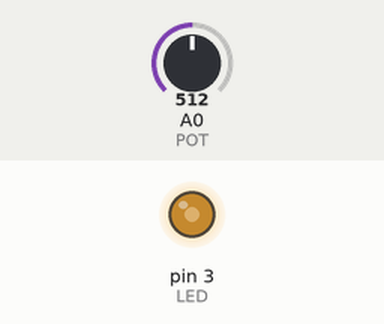
A sketch run on a simulated Arduino Uno, built with avr-gcc and run on an emulated ATmega328P. On the bench: output pins drawn as LEDs (lit = HIGH). The test bench sets the inputs (shaded band); at power-on: A0 (POT) = 512.

Above: at 1.2 s.
1.3 s: A0 (POT) set to 716
At 2.5 s:
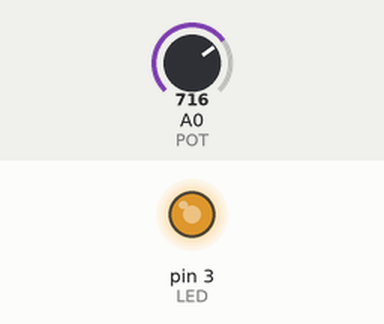
2.8 s: A0 (POT) set to 900
At 3.7 s:
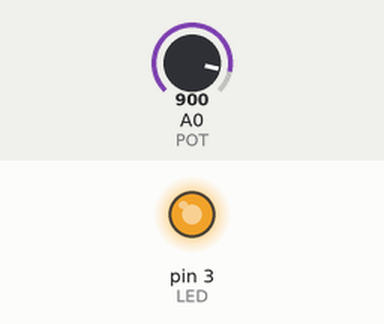
4.3 s: A0 (POT) set to 122
At 4.8 s:
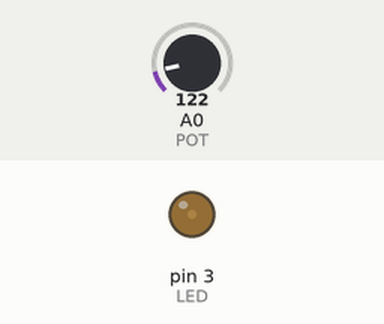
5.8 s: A0 (POT) set to 0
At 7.0 s:
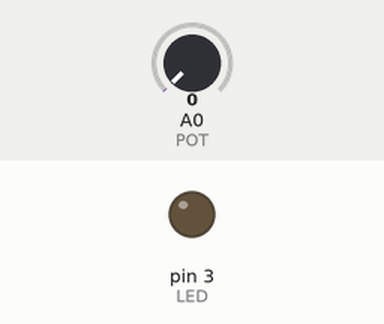
7.3 s: A0 (POT) set to 511
At 8.3 s:
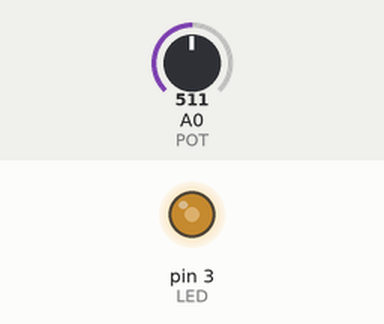
Timing chart, 0 to 9.8 s (numbered marks = the images above; inputs shaded):
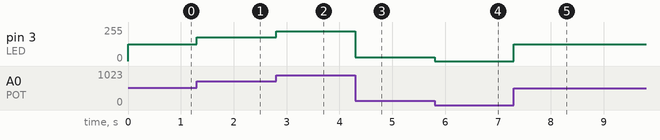

The sketch:

codigo_arduino_potenciometro.ino
```cpp
#define LED 3
#define POT A0

void setup(){
 pinMode(LED, OUTPUT);
}

void loop(){
 int brilho = map(analogRead(POT), 0, 1023, 0, 255);
 analogWrite(LED, brilho);
}
```

Measured:
- after the input at 1.3 s, pin 3 (LED): 127/255 → 178/255 at once
- after the input at 2.8 s, pin 3 (LED): 178/255 → 224/255 at once
- after the input at 4.3 s, pin 3 (LED): 224/255 → 30/255 at once
- after the input at 5.8 s, pin 3 (LED): 30/255 → 0/255 at once
- after the input at 7.3 s, pin 3 (LED): 0/255 → 127/255 at once
